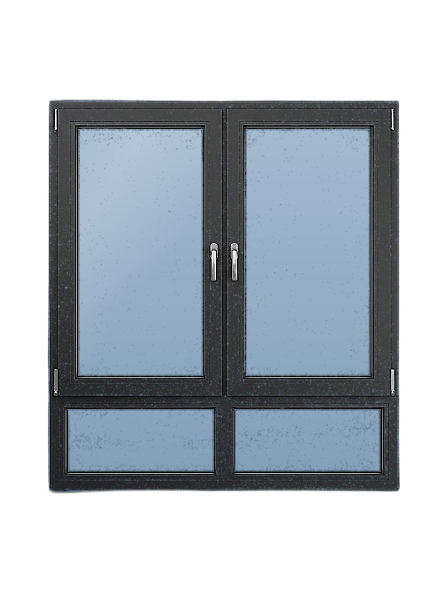
#> input picture img/fluegel-karten/08_2-unterlicht.png, 896 x 1200 px (shown at 1/2 size); its folder holds only this picture in this run
$ python lighten-fluegel-glass.py
#> lines starting #> are read from the running program, lines starting #| are printed output that depends on the picture; after the words box and inside, x2 and y2 are one past the last pixel; in counts of white or black regions, pixels touching at a corner belong together
"""Hellt die Glasflächen der Flügel-/Anschlag-Karten auf — passend zum 3D-Modell.

Wichtig: ERSETZT die Glasfläche komplett mit einem glatten Gradient.
NICHT per-Pixel-Blend mit dem rauschenden Original — sonst bleibt das Korn als
helle Punkte sichtbar.

Workflow:
  1) Maske aller blauen Glas-Pixel (nahe Navy + klarer Blaustich)
  2) Maske morphologisch glätten (Löcher schließen, Inseln entfernen)
  3) Glatten vertikalen Gradient + sanften Diagonal-Reflex berechnen
  4) Glas-Bereich VOLLSTÄNDIG durch Gradient ersetzen, mit 2 px weicher Edge
"""
from PIL import Image
import numpy as np
import sys, os, glob

# Original-Glas ist navy (~#2A3B4D)
SRC_RGB = np.array([42, 59, 77], dtype=np.float32)

# Zielton — abgestimmt auf 3D-Modell-Glas (#3a5267 mit EnvMap-Reflexionen)
DST_TOP    = np.array([180, 200, 218], dtype=np.float32)  # leicht hellerer oberer Bereich
DST_BOTTOM = np.array([138, 165, 190], dtype=np.float32)  # ruhiger unterer Bereich

# Toleranz für Glas-Erkennung
TOL = 30


def _binary_close(mask: np.ndarray, k: int = 5) -> np.ndarray:
    """Dilate + erode: schließt kleine Löcher in der Glas-Maske (Sprosse, Rauschen)."""
    try:
        from scipy.ndimage import binary_dilation, binary_erosion
        struct = np.ones((k, k), dtype=bool)
        m = binary_dilation(mask, structure=struct)
        m = binary_erosion(m, structure=struct)
        return m
    except Exception:
        return mask


def _fill_internal_holes(mask: np.ndarray) -> np.ndarray:
    """Schließt nur Innen-Löcher (Dreck-Punkte in der Glasfläche), expandiert NICHT nach außen."""
    try:
        from scipy.ndimage import binary_fill_holes
        return binary_fill_holes(mask)
    except Exception:
        return mask


def _keep_large_components(mask: np.ndarray, min_area_ratio: float = 0.005) -> np.ndarray:
    """Behalte nur Komponenten die > min_area_ratio (z.B. 0.5%) der Gesamtfläche sind.
    Killt Pixel-Inseln im Rahmen, behält die echten Glasflächen (auch mehrere Scheiben)."""
    try:
        from scipy.ndimage import label
        labeled, n = label(mask)
        if n == 0:
            return mask
        total = mask.shape[0] * mask.shape[1]
        threshold = max(50, int(total * min_area_ratio))
        sizes = np.bincount(labeled.ravel())
        sizes[0] = 0  # background
        keep_ids = np.where(sizes >= threshold)[0]
        if len(keep_ids) == 0:
            return mask
        out = np.isin(labeled, keep_ids)
        return out
    except Exception:
        return mask


def _expand_to_bbox_per_component(mask: np.ndarray, pad: int = 4) -> np.ndarray:
    """Für jede zusammenhängende Komponente: erweitere zur Bounding-Box (+pad).
    Damit ist auch die Silikondichtung/Glasleiste am Rahmenrand mit drin —
    sie wird mit dem Gradient überschrieben statt als dunkler Streifen sichtbar."""
    try:
        from scipy.ndimage import label, find_objects
        labeled, n = label(mask)
        if n == 0:
            return mask
        out = np.zeros_like(mask, dtype=bool)
        slices = find_objects(labeled)
        h, w = mask.shape
        for sl in slices:
            if sl is None:
                continue
            y0 = max(0, sl[0].start - pad)
            y1 = min(h, sl[0].stop + pad)
            x0 = max(0, sl[1].start - pad)
            x1 = min(w, sl[1].stop + pad)
            out[y0:y1, x0:x1] = True
        return out
    except Exception:
        return mask


def _open_mask(mask: np.ndarray, k: int = 3) -> np.ndarray:
    """Erode + dilate: entfernt vereinzelte Pixel-Inseln am Rahmen."""
    try:
        from scipy.ndimage import binary_dilation, binary_erosion
        struct = np.ones((k, k), dtype=bool)
        m = binary_erosion(mask, structure=struct)
        m = binary_dilation(m, structure=struct)
        return m
    except Exception:
        return mask


def _erode(mask: np.ndarray, k: int = 3) -> np.ndarray:
    """Nur erodieren — schrumpft Maske nach innen, schützt Rahmen-Kante."""
    try:
        from scipy.ndimage import binary_erosion
        struct = np.ones((k, k), dtype=bool)
        return binary_erosion(mask, structure=struct)
    except Exception:
        return mask


def _soft_alpha(mask: np.ndarray, blur_px: int = 2) -> np.ndarray:
    """Weicher Edge-Übergang für sauberen Rand zur Rahmenkante."""
    try:
        from scipy.ndimage import uniform_filter
        return uniform_filter(mask.astype(np.float32), size=blur_px * 2 + 1)
    except Exception:
        return mask.astype(np.float32)


def lighten(img: Image.Image) -> Image.Image:
    arr = np.array(img.convert("RGBA"), dtype=np.float32)
    rgb = arr[..., :3]
    a   = arr[..., 3:4]
    h, w, _ = arr.shape
    R, G, B = rgb[..., 0], rgb[..., 1], rgb[..., 2]

    # 1) Glas-Pixel detektieren — KLAR-Blau (auch dunkle Flecken im Glas zählen,
    #    weil sie immer noch einen Blau-Stich haben). Rahmen ist neutral → fällt raus.
    blue_glass = (B > R + 5) & (B > G + 2) & ((R + G + B) > 60)

    if not blue_glass.any():
        return img

    # 2) Maske bereinigen:
    #    a) Open k=3 → Pixel-Inseln im Rahmen raus
    #    b) Keep large components → nur echte Glasflächen behalten (auch mehrere Scheiben)
    #    c) Fill holes → nur Innen-Löcher (Dreck) füllen, KEINE Expansion nach außen
    #    d) Erode k=5 → Maske nach innen schrumpfen, schützt Rahmenkante
    mask = _open_mask(blue_glass, k=3)
    mask = _keep_large_components(mask, min_area_ratio=0.01)
    # Bounding-Box jeder Glas-Komponente (deckt Silikondichtung am Rand mit ab)
    mask = _expand_to_bbox_per_component(mask, pad=2)
    # Wichtig: nach Bbox-Expansion erodieren, damit die Rahmen-Kante NICHT übermalt wird
    mask = _erode(mask, k=4)
    if not mask.any():
        return img

    # 3) Glatter Glas-Gradient (vertikal Top→Bottom)
    y_norm = (np.arange(h, dtype=np.float32) / max(1, h - 1))[:, None]
    target = (1.0 - y_norm)[:, :, None] * DST_TOP[None, None, :] \
           + y_norm[:, :, None]        * DST_BOTTOM[None, None, :]
    target = np.broadcast_to(target, rgb.shape).copy()

    # Sanfter Diagonal-Reflex (sehr dezent, damit es nicht künstlich wirkt)
    xs = np.arange(w, dtype=np.float32) / max(1, w - 1)
    ys = np.arange(h, dtype=np.float32) / max(1, h - 1)
    X, Y = np.meshgrid(xs, ys)
    band = np.clip(1.0 - np.abs((X + Y) - 0.6) * 3.5, 0.0, 1.0) * 0.12
    target = target + band[..., None] * (255.0 - target)

    # 4) Vollständig ersetzen mit weicher Kante (4 px) — glättet Rand-Streifen
    alpha = _soft_alpha(mask, blur_px=4)[..., None]  # 0..1
    rgb_new = rgb * (1.0 - alpha) + target * alpha

    out = np.concatenate([np.clip(rgb_new, 0, 255), a], axis=2).astype(np.uint8)
    return Image.fromarray(out, mode="RGBA")


def main():
    root = os.path.dirname(os.path.dirname(os.path.abspath(__file__)))
    src_dir = os.path.join(root, "img", "fluegel-karten")
    files = sys.argv[1:] or sorted(glob.glob(os.path.join(src_dir, "*.png")))
    files = [f for f in files if "_backup" not in f]
    print(f"Verarbeite {len(files)} Bilder")
    for fp in files:
        try:
            img = Image.open(fp)
#> img is the input picture: PIL image 896x1200 RGBA; mean R, G, B, A 56.6, 64.1, 71.3, 129.1
            new = lighten(img)
#> in lighten, `R, G, B = rgb[..., 0], rgb[..., 1], rgb[..., 2]`:
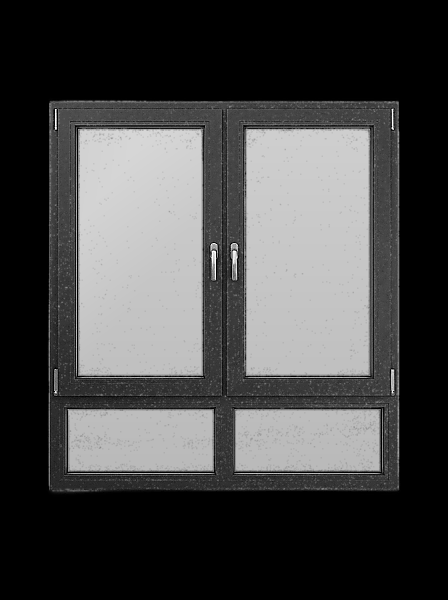
#> B: shape (1200, 896) float32 (shown at 1/2 size); min 0, max 255, mean 71.3
#> in lighten, `blue_glass = (B > R + 5) & (B > G + 2) & ((R + G + B) > 60)`:
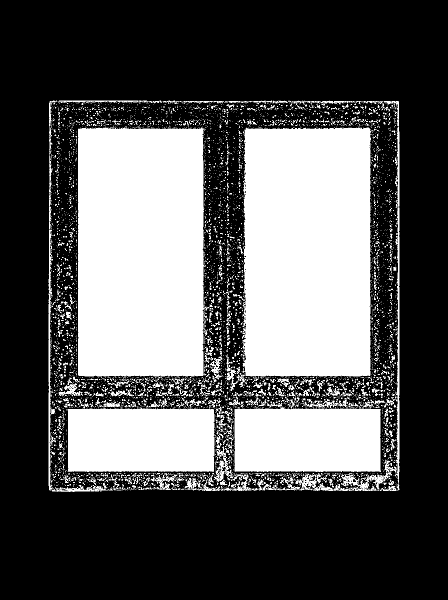
#> blue_glass: shape (1200, 896) bool (shown at 1/2 size); 34.9% white; 5454 white regions (5080 under 20 px), largest, box (x1, y1, x2, y2) and area: (478, 255, 742, 753) 124934, (156, 255, 418, 753) 124403, (135, 815, 429, 944) 36621
#> in _open_mask, `m = binary_erosion(mask, structure=struct)`: m: shape (1200, 896) bool; 29.9% white; 1149 white regions (1099 under 20 px), largest, box (x1, y1, x2, y2) and area: (157, 257, 407, 752) 122481, (486, 257, 741, 752) 122465, (136, 819, 428, 943) 35662
#> in _open_mask, `m = binary_dilation(m, structure=struct)`: m: shape (1200, 896) bool; 31.9% white; 950 white regions (716 under 20 px), largest, box (x1, y1, x2, y2) and area: (485, 256, 742, 753) 124414, (156, 256, 408, 753) 124151, (135, 818, 429, 944) 36554
#> in _keep_large_components, `labeled, n = label(mask)`:
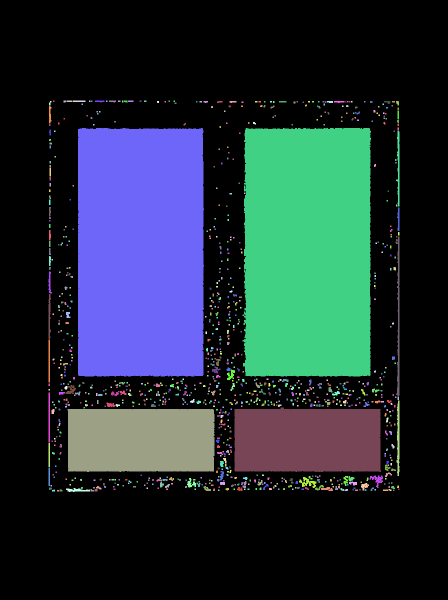
#> labeled: shape (1200, 896) int32 (shown at 1/2 size); 968 distinct labels, from 0 to 967; one colour per label, 0 black
#> in _keep_large_components, `labeled, n = label(mask)`: n = 967
#> in _keep_large_components, `sizes = np.bincount(labeled.ravel())`: sizes = 968 values, max 731770 at index 0, min 9 at index 1, mean 1110.7
#> in _keep_large_components, `keep_ids = np.where(sizes >= threshold)[0]`: keep_ids = [118, 119, 700, 704]
#> in _keep_large_components, `out = np.isin(labeled, keep_ids)`: out: shape (1200, 896) bool; 29.9% white; 4 white regions, box (x1, y1, x2, y2) and area: (485, 256, 742, 753) 124414, (156, 256, 408, 753) 124151, (135, 818, 429, 944) 36554, (469, 815, 762, 944) 36501
#> in _expand_to_bbox_per_component, `labeled, n = label(mask)`:
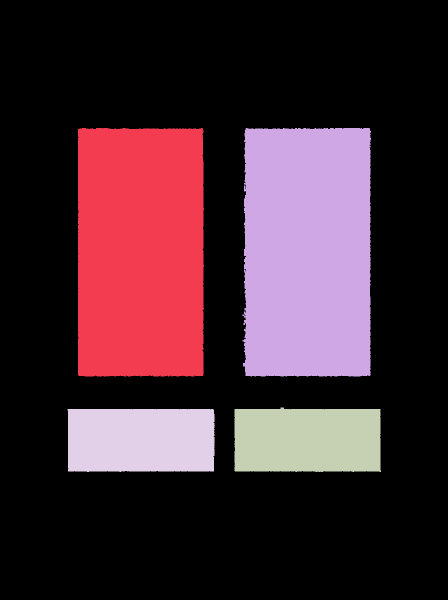
#> labeled: shape (1200, 896) int32 (shown at 1/2 size); 5 distinct labels, from 0 to 4; one colour per label, 0 black
#> in _expand_to_bbox_per_component, `labeled, n = label(mask)`: n = 4
#> in _expand_to_bbox_per_component, `slices = find_objects(labeled)`: slices = 4 items
#> the loop in _expand_to_bbox_per_component, `for sl in slices:` made 4 passes
#> (y0, y1, x0, x1) on passes 1 to 4: (254, 755, 154, 410), (254, 755, 483, 744), (813, 946, 467, 764), (816, 946, 133, 431)
#> after the loop in _expand_to_bbox_per_component, `for sl in slices:`:
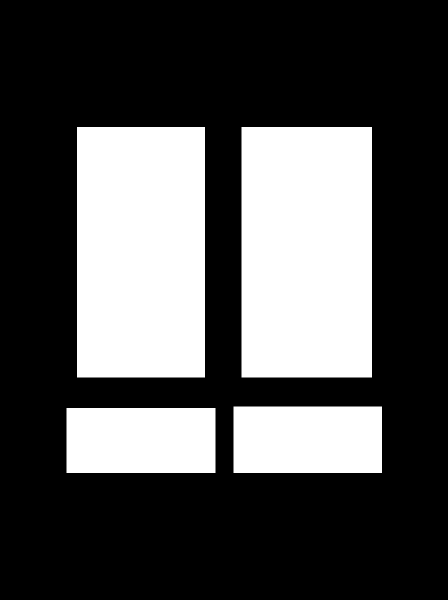
#> out: shape (1200, 896) bool (shown at 1/2 size); 31.4% white; 4 white regions, box (x1, y1, x2, y2) and area: (483, 254, 744, 755) 130761, (154, 254, 410, 755) 128256, (467, 813, 764, 946) 39501, (133, 816, 431, 946) 38740
#> in _erode, `return binary_erosion(mask, structure=struct)`: returned value: shape (1200, 896) bool; 30.7% white; 4 white regions, box (x1, y1, x2, y2) and area: (485, 256, 743, 754) 128484, (156, 256, 409, 754) 125994, (469, 815, 763, 945) 38220, (135, 818, 430, 945) 37465
#> in lighten, `rgb_new = rgb * (1.0 - alpha) + target * alpha`:
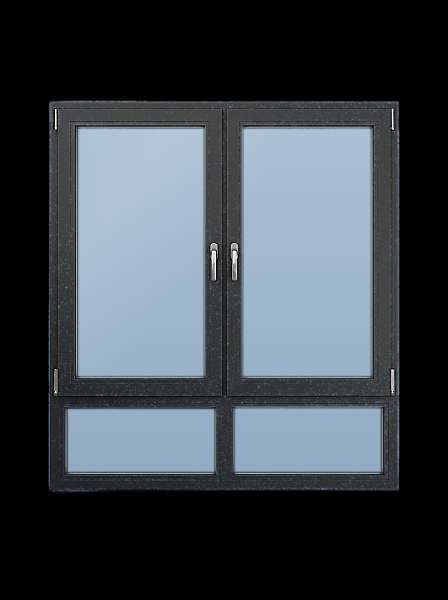
#> rgb_new: shape (1200, 896, 3) float32 (shown at 1/2 size); mean R, G, B 61.7, 69.3, 76.2
#> in lighten, `out = np.concatenate([np.clip(rgb_new, 0, 255), a], axis=2).astype(np...`:
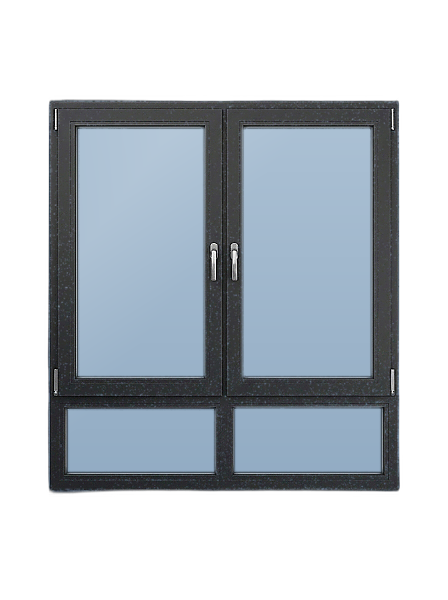
#> out: shape (1200, 896, 4) (shown at 1/2 size); mean R, G, B, A 61.5, 69, 75.9, 129.1; transparent parts drawn white
            new.save(fp, optimize=True)
            print(f"  OK  {os.path.basename(fp)}")
        except Exception as e:
            print(f"  ERR {os.path.basename(fp)}: {e}")


if __name__ == "__main__":
    main()
